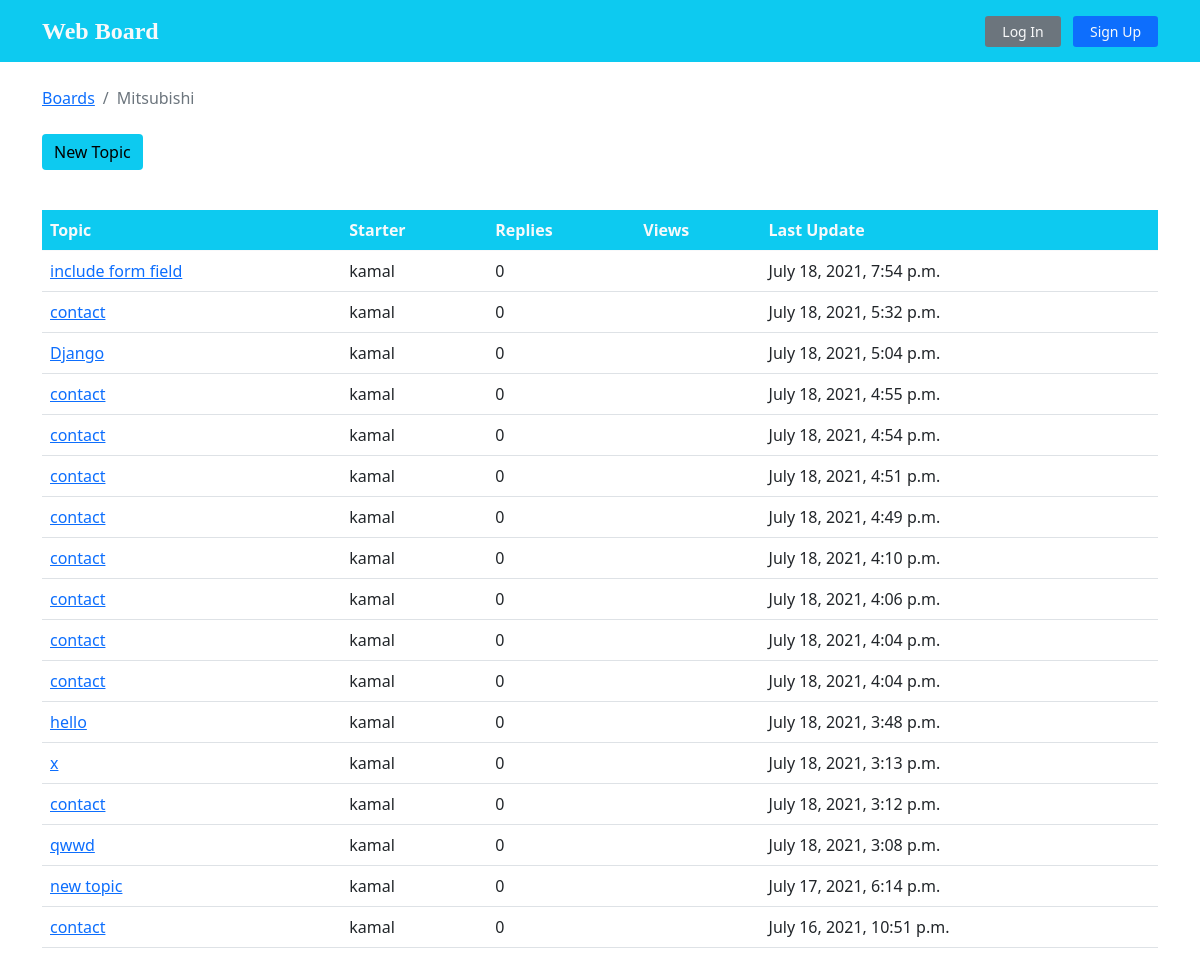
The app's page /Mitsubishi/, older data.
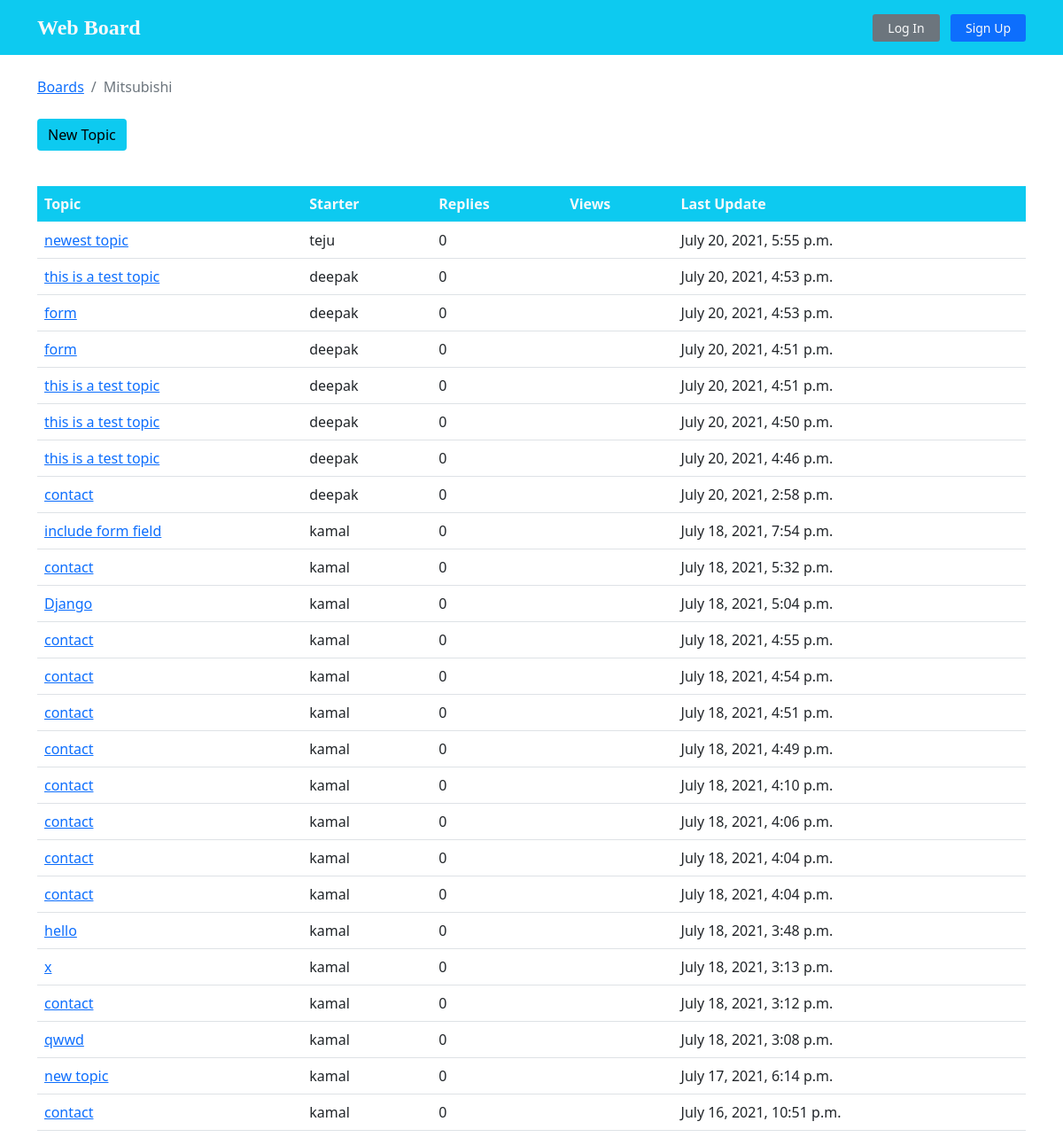
The same page, newer data.
### boards/models.py (models this page shows, shortened)
class Board(models.Model):
    name = models.CharField(max_length=99, unique=True)
    description = models.CharField(max_length=200)

class Topic(models.Model):
    subject = models.CharField(max_length=99)
    created_at = models.DateTimeField(auto_now_add=True)
    board = models.ForeignKey(Board, on_delete=models.CASCADE, related_name='topics')
    starter = models.ForeignKey(User, on_delete= models.CASCADE, related_name='topics')
    message = models.TextField(max_length=250)

### boards/views.py (the view)
# urls.py: url(r'^(?P<board_name>[\w\-\ ]+)add/$', views.submit_form, name='add-topic'),
def topic(request, board_name):
    topic_list = Topic.objects.filter(board__name = board_name).order_by('-created_at')
    topic_form = TopicForm()
    ctx = {'topics': topic_list, 'login_form':loginform, 'signup_form': signupform, 'topic_form':topic_form}
    return render(request, 'topic.html', ctx)

### boards/templatetags/custom_tags.py (called while the page is built)
def remove_slash(url):
    if 'add' in url:
        return url.replace('/add/','').replace('/','')
    return url.replace('/','')

### templates/topic.html (shortened to what this page needs)
{% extends 'base.html' %}
{% load custom_tags %}
{% block content %}
<div class="container my-3">
  <ol class="breadcrumb my-4">
      <li class="breadcrumb-item">  <a href="{% url 'boards:home' %}">Boards</a></li>
    <li class="breadcrumb-item active">{{ request.path|remove_slash  }}</li>
  </ol>
  {% if user.is_authenticated %}
  <button type="button" class="btn btn-info border-0" data-bs-toggle="modal" data-bs-target="#newtopic" >New Topic</button>
  {% else %}
  <button type="button"  data-bs-toggle="modal" data-bs-target="#login"  class="btn btn-info mb-3 ml-4 border-0">New Topic</button>
  {% endif %}
  <table class="table mt-4">
    <thead class="thead-inverse bg-info text-light">
      <tr>
        <th>Topic</th>
        <th>Starter</th>
        <th>Replies</th>
        <th>Views</th>
        <th>Last Update</th>
      </tr>
    </thead>
    <tbody>
      {% for topic in topics %}
      <tr>
        <td>
          <a href="{% url 'boards:topic-post' topic.board.name topic.subject topic.pk %}">
            {{ topic.subject }}
          </a>
        </td>
        <td class="align-middle">{{ topic.starter.username }}</td>
        <td class="align-middle">0</td>
        <td></td>
        <td>{{ topic.created_at}}</td>
      </tr>
      {% endfor %}
    </tbody>
  </table>
  </div>
{% endblock %}

### templates/base.html (shortened to what this page needs)
{% load static %}
{% load custom_tags %}
<!DOCTYPE html>
<html>
  <head>
    <link rel="stylesheet" href="{% static 'css/bootstrap.min.css' %}">
  </head>
  <body>
    {% include 'header.html' %}
      {% block content %}
    {% endblock %}
  </body>
</html>

### templates/header.html
<nav class="navbar navbar-light bg-info text-light p-2">
    <div class="container">
      <a class="navbar-brand text-light" href="{% url 'boards:home'%}" style="font-family: papyrus;  font-weight: bolder; font-size: 1.5rem;">Web Board</a>
    <div>
    {% if  user.is_authenticated %}
    <div class="btn-group">
      <button class="btn btn-light btn-sm dropdown-toggle" type="button" id="dropdownMenuClickableOutside" data-bs-toggle="dropdown" data-bs-auto-close="inside" aria-expanded="false">
        <svg xmlns="http://www.w3.org/2000/svg" width="16" height="18" fill="currentColor" class="bi bi-person-fill mb-2" viewBox="0 0 16 10">
          <path d="M3 14s-1 0-1-1 1-4 6-4 6 3 6 4-1 1-1 1H3zm5-6a3 3 0 1 0 0-6 3 3 0 0 0 0 6z"/>
        </svg>{{ request.user|upper}}
      </button>
      <ul class="dropdown-menu btn-sm text-center" aria-labelledby="dropdownMenuClickableOutside">
        <li><a class="dropdown-item" href="#">Menu item</a></li>
        <li><a class="dropdown-item" href="#">Menu item</a></li>
        <li><a class="dropdown-item bg-secondary text-light " href="{% url 'accounts:logout' %}">Log Out</a></li>
      </ul>
    </div>
      {% else%}
      <btn class="btn bg-secondary btn-sm px-3 mx-2 text-decoration-none text-light" data-bs-toggle="modal"
      data-bs-target="#login">Log In</btn>
     <btn class="btn bg-primary btn-sm px-3 text-decoration-none text-light" data-bs-toggle="modal"
      data-bs-target="#signup">Sign Up</btn>
    {% endif%}
      </div>
    </div>
  </nav>

### templates/accounts/login.html (shortened to what this page needs)
{% load custom_tags %}

### templates/add_topic.html (shortened to what this page needs)
{% load custom_tags %}

Row changes from the older to the newer data that the page shows:
added Topic: subject "newest topic", starter.username "teju", created_at "July 20, 2021, 5:55 p.m."
added Topic: subject "this is a test topic", starter.username "deepak", created_at "July 20, 2021, 4:53 p.m."
added Topic: subject "form", starter.username "deepak", created_at "July 20, 2021, 4:53 p.m."
added Topic: subject "form", starter.username "deepak", created_at "July 20, 2021, 4:51 p.m."
added Topic: subject "this is a test topic", starter.username "deepak", created_at "July 20, 2021, 4:51 p.m."
added Topic: subject "this is a test topic", starter.username "deepak", created_at "July 20, 2021, 4:50 p.m."
added Topic: subject "this is a test topic", starter.username "deepak", created_at "July 20, 2021, 4:46 p.m."
added Topic: subject "contact", starter.username "deepak", created_at "July 20, 2021, 2:58 p.m."
